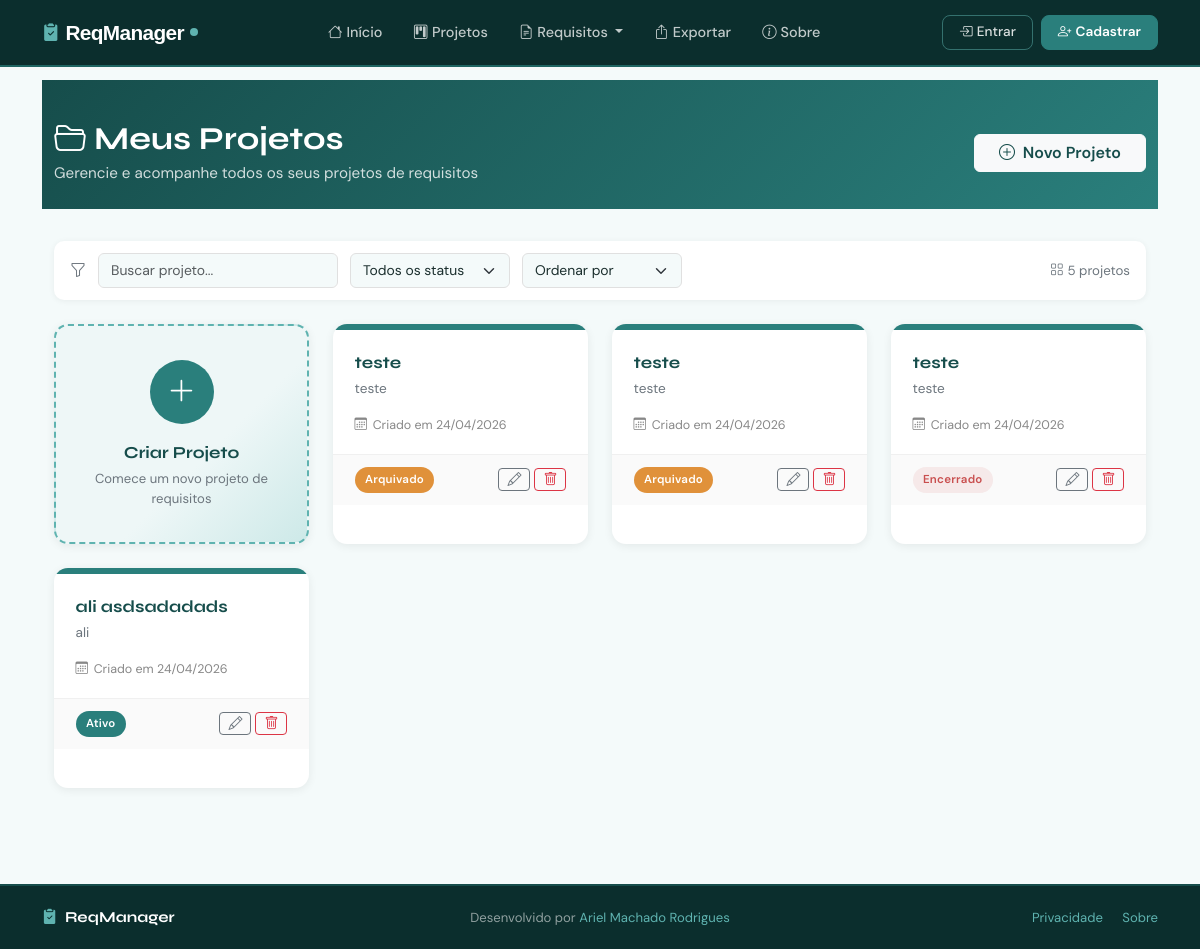
The app's page /reqmanager/projetos/, older data.
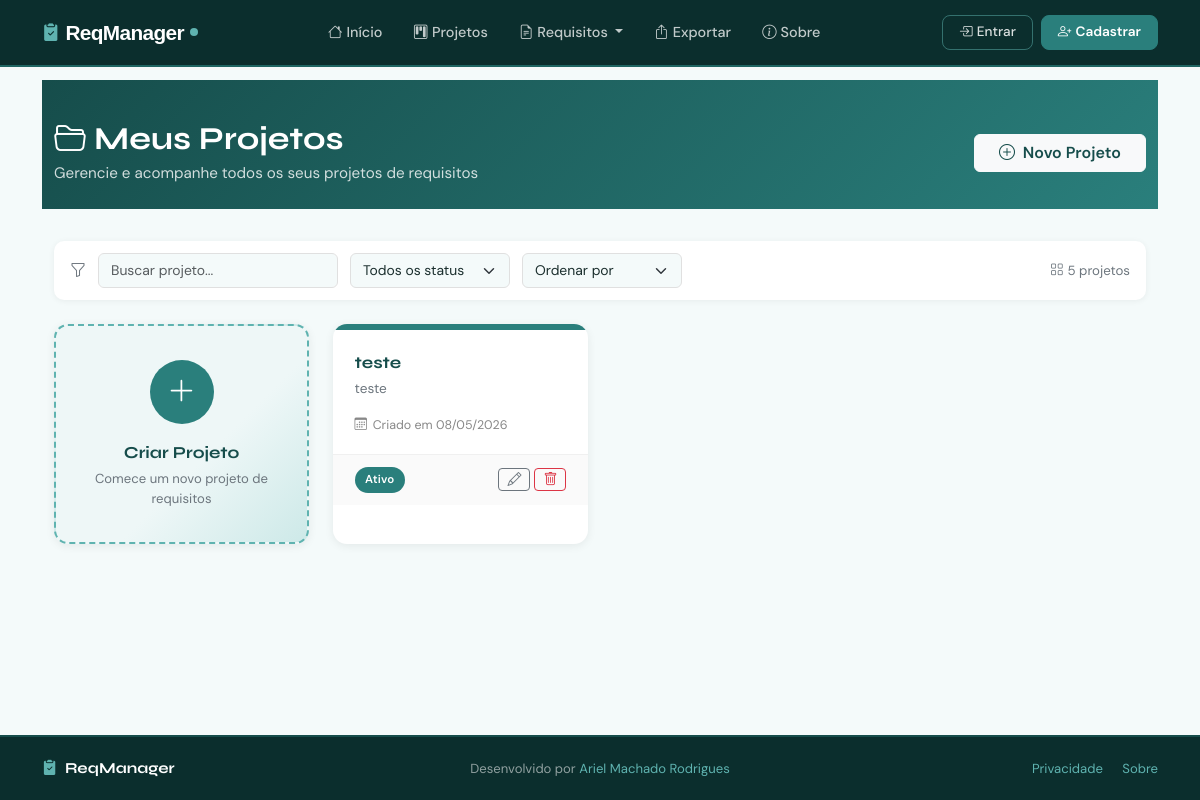
The same page, newer data.
### reqManager/models.py (models this page shows, shortened)
class TimeStampMixin(models.Model):
    criado_em     = models.DateTimeField(auto_now_add=True)
    atualizado_em = models.DateTimeField(auto_now=True)
    class Meta:
        abstract = True

class Projeto(TimeStampMixin):
    id        = models.UUIDField(primary_key=True, default=uuid.uuid4, editable=False)
    nome      = models.CharField(max_length=150, help_text="Nome do projeto, você poderá alterar depois!")
    descricao = models.TextField(blank=True)
    status    = models.CharField(max_length=10, choices=StatusProjeto.choices, default=StatusProjeto.ATIVO)
    criado_por = models.ForeignKey(User, on_delete=models.PROTECT)

### reqManager/views.py (the view)
# urls.py: path("projetos/", ListProjectView.as_view(), name="projetos"),
class ListProjectView(TemplateView):
    template_name = "reqManager/Projetos/ListarProjetos.html"
    def get_context_data(self, **kwargs):
        context = super().get_context_data(**kwargs)
        context["projetos"] = Projeto.objects.all().order_by("-criado_em")
        return context

### reqManager/templates/reqManager/Projetos/ListarProjetos.html (shortened to what this page needs)
{% extends "website/modelo.html" %}
{% load static %}
{% block conteudo %}
<div class="projects-header">
  <div class="container">
    <div class="d-flex align-items-center justify-content-between flex-wrap gap-2">
      <div>
        <h1><i class="bi bi-folder2-open me-2"></i>Meus Projetos</h1>
        <p>Gerencie e acompanhe todos os seus projetos de requisitos</p>
      </div>
      <a href="{% url 'projeto_criar' %}" class="btn btn-light fw-semibold px-4" style="color: var(--teal-700);">
        <i class="bi bi-plus-circle me-1"></i> Novo Projeto
      </a>
    </div>
  </div>
</div>
<div class="container pb-5">
  <div class="filter-bar">
    <i class="bi bi-funnel text-secondary"></i>
    <input type="text" class="form-control" style="max-width:240px;" placeholder="Buscar projeto...">
    <select class="form-select" style="max-width:160px;">
      <option value="">Todos os status</option>
    </select>
    <select class="form-select" style="max-width:160px;">
      <option value="">Ordenar por</option>
    </select>
    <span class="ms-auto text-secondary" style="font-size:0.83rem;">
      <i class="bi bi-grid me-1"></i>5 projetos
    </span>
  </div>
  <div class="row g-4">
    <div class="col-12 col-sm-6 col-md-4 col-xl-3">
      <a href="{% url 'projeto_criar' %}" class="text-decoration-none">
        <div class="project-card card-create text-center p-4">
          <div>
            <div class="create-icon mx-auto">
              <i class="bi bi-plus-lg"></i>
            </div>
            <div class="create-label">Criar Projeto</div>
            <p class="text-secondary mb-0 mt-1" style="font-size:0.82rem;">Comece um novo projeto de requisitos</p>
          </div>
        </div>
      </a>
    </div>
    {% for projeto in projetos %}
    <div class="col-12 col-sm-6 col-md-4 col-xl-3">
      <div class="project-card card-project">
        <div class="card-header-bar" style="background: var(--teal-500);"></div>
        <div class="card-body" style="cursor:pointer;" onclick="window.location='{% url 'arquivos_projeto' projeto.id %}'">
          <div class="project-name mb-1">{{ projeto.nome }}</div>
          <p class="project-desc">{{ projeto.descricao|default:"Sem descrição." }}</p>
          <div class="project-meta">
            <i class="bi bi-calendar3"></i> Criado em {{ projeto.criado_em|date:"d/m/Y" }}
          </div>
        </div>
        <div class="card-footer-bar">
          <span class="status-badge
            {% if projeto.status == 'ATIVO' %}bg-primary text-white
            {% elif projeto.status == 'ENCERRADO' %}bg-danger bg-opacity-10 text-danger
            {% elif projeto.status == 'ARQUIVADO' %}bg-warning  text-white
            {% endif %}">
            {{ projeto.get_status_display }}
          </span>
          <div class="d-flex gap-1">
            <a href="{% url 'projeto_editar' projeto.pk %}"
              class="btn btn-sm btn-outline-secondary py-0 px-2"
              title="Editar">
              <i class="bi bi-pencil"></i>
            </a>
            <a href="{% url 'projeto_excluir' projeto.pk %}"
              class="btn btn-sm btn-outline-danger py-0 px-2"
              title="Excluir">
              <i class="bi bi-trash"></i>
            </a>
          </div>
        </div>
      </div>
    </div>
{% endfor %}
  </div>
</div>
{% endblock %}

Row changes from the older to the newer data that the page shows:
removed Projeto: nome "teste", descricao "teste", criado_em "24/04/2026", status "Arquivado"
removed Projeto: nome "teste", descricao "teste", criado_em "24/04/2026", status "Arquivado"
removed Projeto: nome "teste", descricao "teste", criado_em "24/04/2026", status "Encerrado"
removed Projeto: nome "ali asdsadadads", descricao "ali", criado_em "24/04/2026", status "Ativo"
added Projeto: nome "teste", descricao "teste", criado_em "08/05/2026", status "Ativo"
